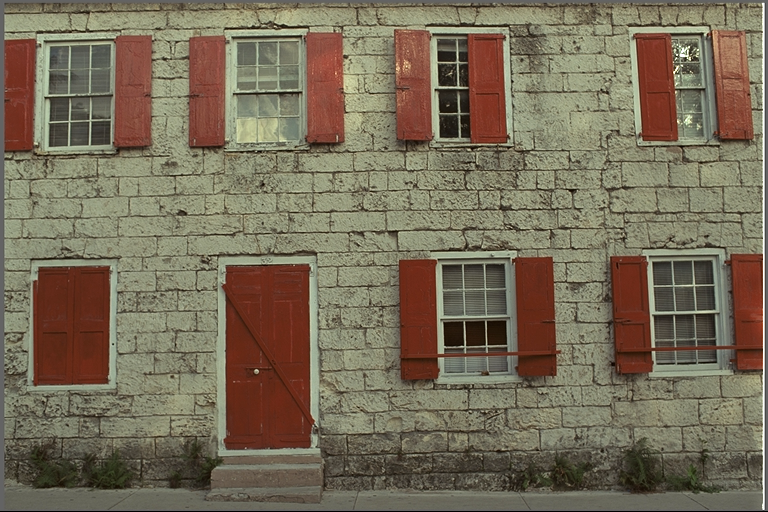
#> input picture data/original/kodim01.png, 768 x 512 px, found by its file name; the run also reads 1 picture not shown here
$ python compare_examples.py
#> lines starting #> are read from the running program, lines starting #| are printed output that depends on the picture
### utils/io.py
"""
Инструменты для работы с изображениями
"""

import os
import cv2
import numpy as np
from typing import Tuple

def load_image(path: str, grayscale: bool = False) -> np.ndarray:
#> called with path = 'data/original/kodim01.png', grayscale = False
    img = cv2.imread(path, cv2.IMREAD_GRAYSCALE if grayscale else cv2.IMREAD_COLOR)
#> img is the input picture: shape (512, 768, 3); mean B, G, R 88.4, 108.7, 119.8
    return img.astype(np.float32) / 255.0  # Нормализация в диапазон [0,1]

def save_image(path: str, image: np.ndarray):
    image_uint8 = (np.clip(image, 0, 1) * 255).astype(np.uint8)
    cv2.imwrite(path, image_uint8)

# [4 lines left out: function list_images, not called in this run]

### utils/visualization.py
import os
import matplotlib.pyplot as plt
import numpy as np
from utils.io import load_image, save_image

def visualize_comparison(original_path: str, noisy_path: str, denoised_path: str,
                         out_path: str, title: str = ""):
    orig = load_image(original_path)
    noisy = load_image(noisy_path)
#> call 2 of load_image, with path = 'data/noisy/gaussian_25/kodim01.png', grayscale = False
#> in load_image (call 2), `return img.astype(np.float32) / 255.0`:
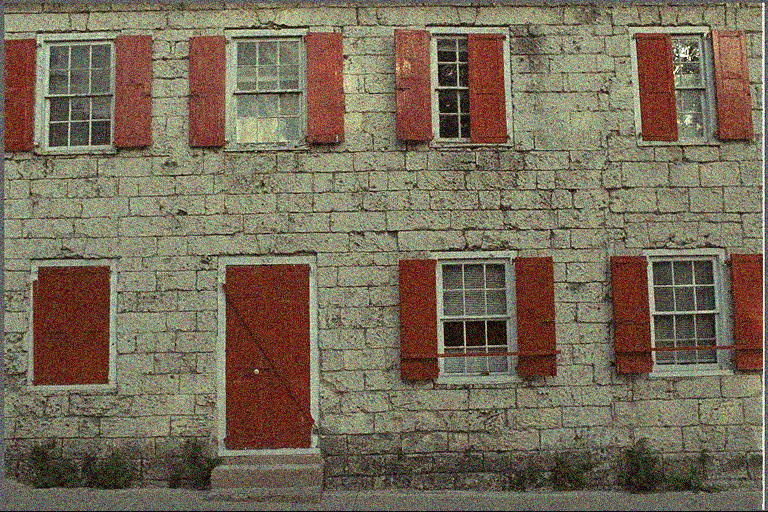
#> returned value: shape (512, 768, 3) float32; mean of channels 0, 1, 2 0.347, 0.425, 0.468; drawn as B, G, R
    denoised = load_image(denoised_path)

    diff = np.abs(orig - denoised)
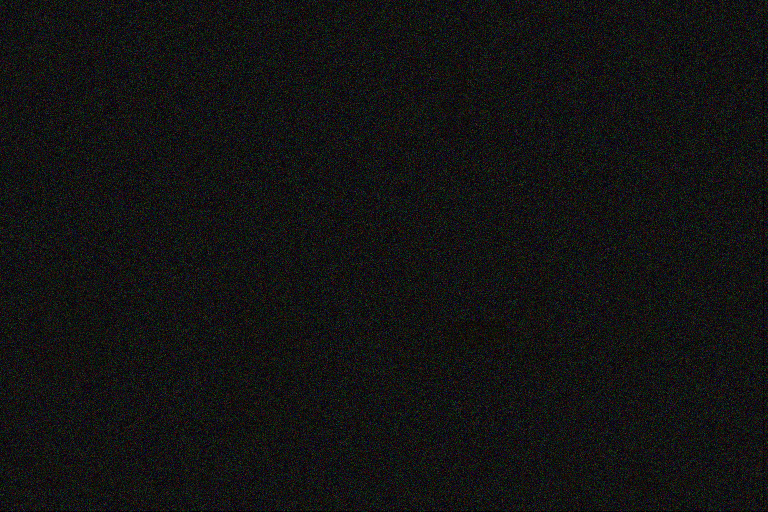
#> diff: shape (512, 768, 3) float32; mean of channels 0, 1, 2 0.0762, 0.0774, 0.0777; drawn as B, G, R

    fig, axs = plt.subplots(1, 4, figsize=(16, 4))
    axs[0].imshow(orig[..., ::-1])  # BGR → RGB
    axs[0].set_title("Оригинал")

    axs[1].imshow(noisy[..., ::-1])
    axs[1].set_title("С шумом")

    axs[2].imshow(denoised[..., ::-1])
    axs[2].set_title("После фильтрации")

    axs[3].imshow(diff[..., ::-1])
    axs[3].set_title("Разница")

    for ax in axs:
        ax.axis("off")

    fig.suptitle(title)
    os.makedirs(os.path.dirname(out_path), exist_ok=True)
    plt.tight_layout()
    plt.savefig(out_path)
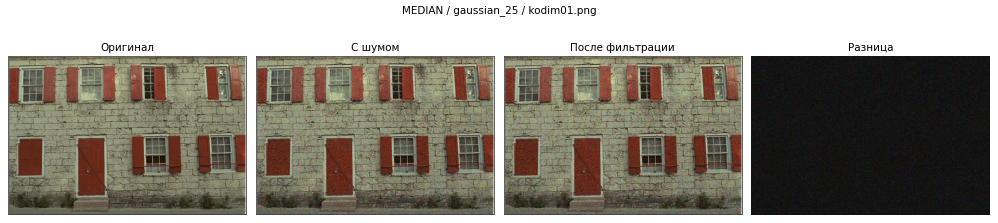
#> figure drawn by matplotlib, 4 panels
    plt.close()

### experiments/compare_examples.py
import os
from utils.visualization import visualize_comparison

# Настройки
examples = ["kodim01.png", "kodim04.png", "kodim07.png"]
noise_type = "gaussian_25"
methods = ["median", "gaussian", "nl_means"]

for method in methods:
    for filename in examples:
        orig_path = os.path.join("data/original", filename)
        noisy_path = os.path.join("data/noisy", noise_type, filename)
        denoised_path = os.path.join("results", method, noise_type, filename)

        out_path = os.path.join("results", "compare", method, noise_type, filename.replace(".png", "_comp.png"))
        title = f"{method.upper()} / {noise_type} / {filename}"

        if not all(map(os.path.exists, [orig_path, noisy_path, denoised_path])):
            print(f"! Пропущен {filename} для метода {method}")
            continue

        visualize_comparison(orig_path, noisy_path, denoised_path, out_path, title)

print("Сравнительные изображения сохранены.")
